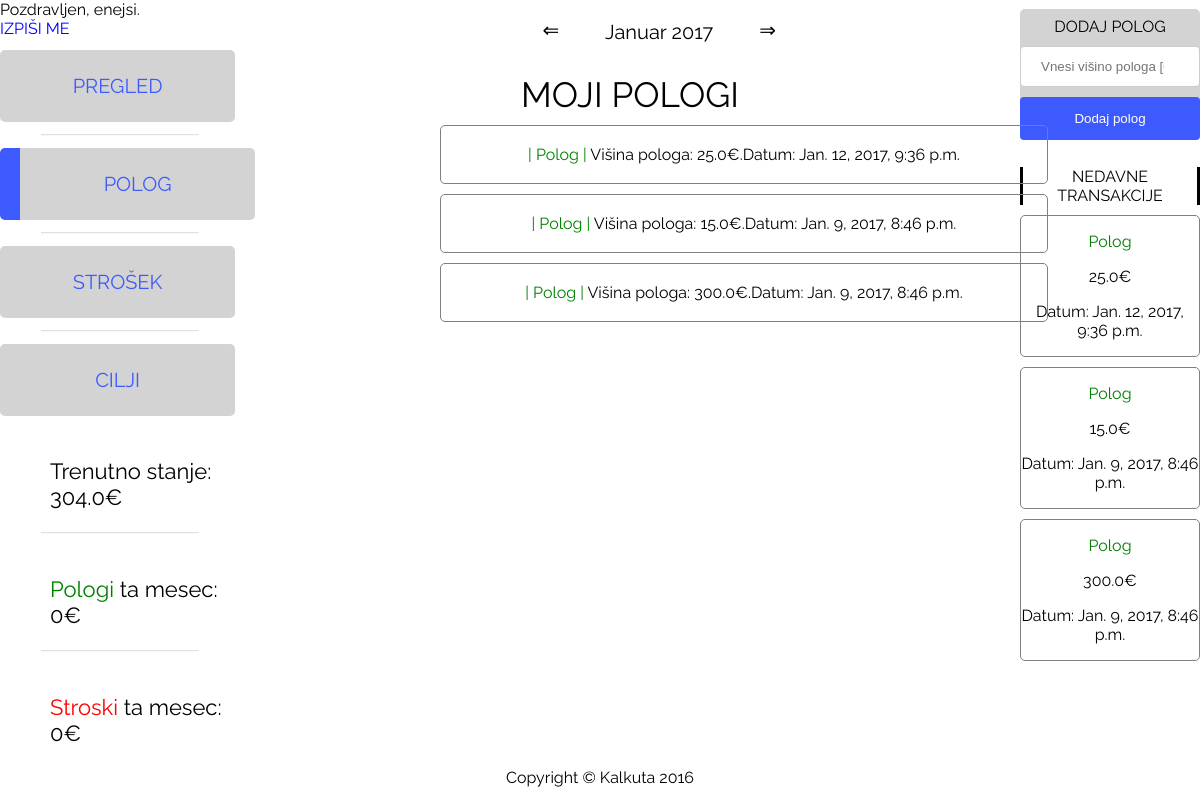
The app's page /kalkuta/polog?q=1 (signed in) with its own data.
### kalkuta/models.py (models this page shows, shortened)
class Stanje(models.Model):
    stanje = models.FloatField(default=0)
    uporabnik = models.OneToOneField(User, on_delete=models.SET_NULL, null=True)

class Transakcija(models.Model):
    tip = models.BooleanField() #0 je strosek 1 je polog
    visina = models.FloatField()
    datum = models.DateTimeField(default=datetime.now)
    uporabnik = models.ForeignKey(User, on_delete=models.SET_NULL, null=True)
    leto_trans = models.IntegerField(null=True)
    mesec_trans = models.IntegerField(null=True)

### kalkuta/views.py (the view, shortened to what this page needs)
# urls.py: url(r'polog', views.prilivi, name='prilivi'),
@login_required
def prilivi(request):
    stdlogger.debug("Entering prilivi view")
    racunaj_ta_mesec(request)
    izracunaj_leto(request)
    global MONTH_CHOICES
    current_user = request.user
    zadnja_dva = Transakcija.objects.filter(uporabnik=current_user).filter(tip=1).filter(leto_trans=leto_danes).filter(mesec_trans=mesec_danes).order_by('-id')[:4][::-1]
    zadnja_dva = reversed(zadnja_dva)
    context_dict = {'pologi': zadnja_dva}
    vsi =  Transakcija.objects.filter(uporabnik=current_user).filter(tip=1).filter(leto_trans=leto_danes).filter(mesec_trans=mesec_danes).order_by('-id')
    trenS = Stanje.objects.filter(uporabnik=current_user)[0].stanje
    context_dict = {'pologi': zadnja_dva,
                     'pologi_vsi': vsi,
                    'trenS': trenS,
                    'mesec_danes': MONTH_CHOICES[mesec_danes],
                    'leto_danes': leto_danes,
                    'stroski': stroski_ta_mesec,
                    'pologi_mesec': pologi_ta_mesec
                    }
    return render(request, 'kalkuta/prilivi.html', context_dict)

### kalkuta/views.py (called while the page is built, shortened)
def racunaj_ta_mesec(request):
    current_user = request.user
    global stroski_ta_mesec
    global pologi_ta_mesec
    vse_trans = Transakcija.objects.filter(uporabnik=current_user).filter(leto_trans=leto_danes).filter(
        mesec_trans=mesec_danes).order_by('-id')
    vse_trans_polog = [0]*31
    vse_trans_strosek = [0]*31
    for i in vse_trans:
        if i.tip == 0:
            vse_trans_strosek[int(i.datum.date().day)] += i.visina
        else:
            vse_trans_polog[int(i.datum.date().day)] += i.visina
    stdlogger.debug(vse_trans_polog)
    stdlogger.debug(vse_trans_strosek)
    stroski_ta_mesec = 0
    pologi_ta_mesec = 0
    for i in vse_trans_polog:
        pologi_ta_mesec += i
    for i in vse_trans_strosek:
        stroski_ta_mesec += i
    return

def izracunaj_leto(request):
    global mesec_danes
    global leto_danes
    stdlogger.debug("Racunam leto")
    if request.method == 'GET':
        nz = request.GET.get('q', '')
        if nz == '1':
            if mesec_danes == 12:
                mesec_danes = 1
                leto_danes += 1
            else:
                mesec_danes += 1
            stdlogger.debug("===============================")
            stdlogger.debug("Pristejem 1 mesec, dobim mesec:")
            stdlogger.debug(mesec_danes)
            stdlogger.debug("in leto:")
            stdlogger.debug( leto_danes)
            stdlogger.debug("===============================")
    return

### kalkuta/templates/kalkuta/prilivi.html (shortened to what this page needs)
{% load static %}
<!doctype html>
<html lang="sl">
<head>
  <link rel="stylesheet" type="text/css" href="{% static 'kalkuta/prilivi.css' %}" media="screen" />
</head>
<body>
    <div class="nav_left">
        {% if user.is_authenticated %}
        <span class="header-links">Pozdravljen, {{ user.username }}.<a href="{% url 'logout' %}" style="text-decoration: none; color: blue; padding-left: 90px"> IZPIŠI ME</a></span>
        {% else %}
        {get_template("landing")}
        {% endif %}
        <nav class="dash_main_nav">
            <a class="nav cur" href="pregled">PREGLED</a>
            <hr>
            <a class="nav" href="polog"  style="
    color: #3D5AFE;
    border-style: hidden hidden hidden solid;
    border-width: 20px"
            >POLOG</a>
            <hr>
            <a class="nav" href="strosek">STROŠEK</a>
            <hr>
            <a class="nav" href="cilji">CILJI</a>
        </nav>
                <p style="padding-left:50px;padding-top: 20px; font-size: 22px;">Trenutno stanje: {{ trenS }}€</p>
                    <hr>
                <p style="padding-left:50px;padding-top: 20px; font-size: 22px;"><a style="color: green">Pologi</a> ta mesec: {{ pologi_mesec }}€</p>
                    <hr>
                <p style="padding-left:50px;padding-top: 20px; font-size: 22px;"><a style="color: red">Stroski</a> ta mesec: {{ stroski }}€</p>
    </div>
    <div class="dash_top_div">
        <div class="dash_top_div_cont">
            <a class="puscica levodesno"   href="?q=-1">&lArr;</a>
            <div class="puscica mesecleto" style="width: 200px;">
                <p>{{ mesec_danes }} {{ leto_danes }}</p>
            </div>
            <a class="puscica levodesno"  href="?q=1">&rArr;</a>
        </div>
    </div>
    <div class="dash_right_div">
        <div class="dash_right_dva">
            <div class="priliv">
            DODAJ POLOG
            <form class="obrazec_priliv" name="dodaj_polog"  method="post">
                <div class="container">
                <input class="input" type="number" step="0.01" min="0" placeholder="Vnesi višino pologa [€]" name="polog_visina" required>
                <input type="submit" value="Dodaj polog" onclick="validate_polog()">
                </div>
            </form>
            </div>
        </div>
        <div class="dash_right_tri">
            <div class="pregled_trans">
                NEDAVNE TRANSAKCIJE
            </div>
            <div class="transakcije">
                {% for i in pologi %}
                <div class="trans">
                    <p>{% if i.tip == 0 %}<p style="color: red">Strosek</p>{% else %}<p style="color: green">Polog</p>{% endif %}</p><p>{{ i.visina }}€</p>
                    <p> Datum: {{ i.datum }}</p>
                </div>
                {% endfor %}
            </div>
        </div>
    </div>
    <div class="dash_middle_div">
        <div class="action_cont">
            <div class="naslov_cilj" style="text-align: center; font-size: 35px">
                MOJI POLOGI
            </div>
            {% for i in pologi_vsi %}
            <div id={{i.id}} class="cilj_main">
                    <p><span style="color: green">| Polog | </span> Višina pologa: {{ i.visina }}€.Datum: {{ i.datum }}</p>
            </div>
                {% endfor %}
        </div>
    </div>
    <footer>
      	<p>Copyright &copy; Kalkuta 2016</p>
    </footer>
</body>

### kalkuta/static/kalkuta/prilivi.css (style rules this page uses)
body { width: 100%; height: 100%; margin-left: auto; margin-right: auto; margin-top: auto; margin-bottom: auto; font-family: 'Raleway', sans-serif; }
.nav_left { float: left; width: 20%; }
nav a { display:block; text-decoration: none; background-color: #D3D3D3; border-radius: 5px; }
.nav { width: 98%; margin-bottom: 5%; margin-top: 5%; text-align: center; vertical-align: middle; padding-top: 10%; padding-bottom: 10%; font-size: 20px; text-decoration: none; }
nav a:link { color: #3D5AFE; }
a:link { color: black; }
hr { width: 65%; opacity: 0.3; }
.dash_top_div { float: left; text-align: center; width: 60%; margin-bottom: 2%; font-size: 20px; height: 50px; }
.dash_top_div_cont { margin-left: 42%; }
.levodesno { padding-top: 18px; }
.puscica { float: left; text-decoration: none; }
.dash_middle_div { float:left; width: 65%; }
.dash_right_div { float:right; width: 15%; text-align: center; }
.dash_right_dva { width: 100%; margin-bottom: 5%; margin-top: 5%; background-color: #D3D3D3; padding-top: 8px; border-radius: 5px; }
.dash_right_tri { width: 100%; padding-top: 8px; }
input[type=submit] { width: 100%; background-color: #3D5AFE; color: white; padding: 14px 20px; border: none; border-radius: 4px; cursor: pointer; }
input[type=number], input[type=text],input[type=date], select { width: 100%; padding: 12px 20px; margin: 10px 0; display: inline-block; border: 1px solid #ccc; border-radius: 4px; box-sizing: border-box; }
.pregled_trans { display: block; border-left: solid; border-right: solid; margin-bottom: 10px; margin-top: 10px; }
.trans { border: solid; border-color: gray; border-width: 1px; margin-bottom: 10px; border-radius: 5px; }
footer { clear: both; text-align: center; }
.naslov_cilj { margin-bottom: 10px; }
.cilj_main { text-align: center; padding: 3px; width: 600px; margin-left: 200px; margin-bottom: 10px; margin-right:200px; border: solid; border-color: gray; border-width: 1px; border-radius: 5px; }

### records on screen
Stanje: stanje "304.0"
Transakcija: tip "Polog", visina "25.0", datum "Jan. 12, 2017, 9:36 p.m."
Transakcija: tip "Polog", visina "15.0", datum "Jan. 9, 2017, 8:46 p.m."
Transakcija: tip "Polog", visina "300.0", datum "Jan. 9, 2017, 8:46 p.m."

### other values on screen
{{ user.username }} "enejsi"
{{ pologi_mesec }} "0"
{{ stroski }} "0"
{{ mesec_danes }} "Januar"
{{ leto_danes }} "2017"
